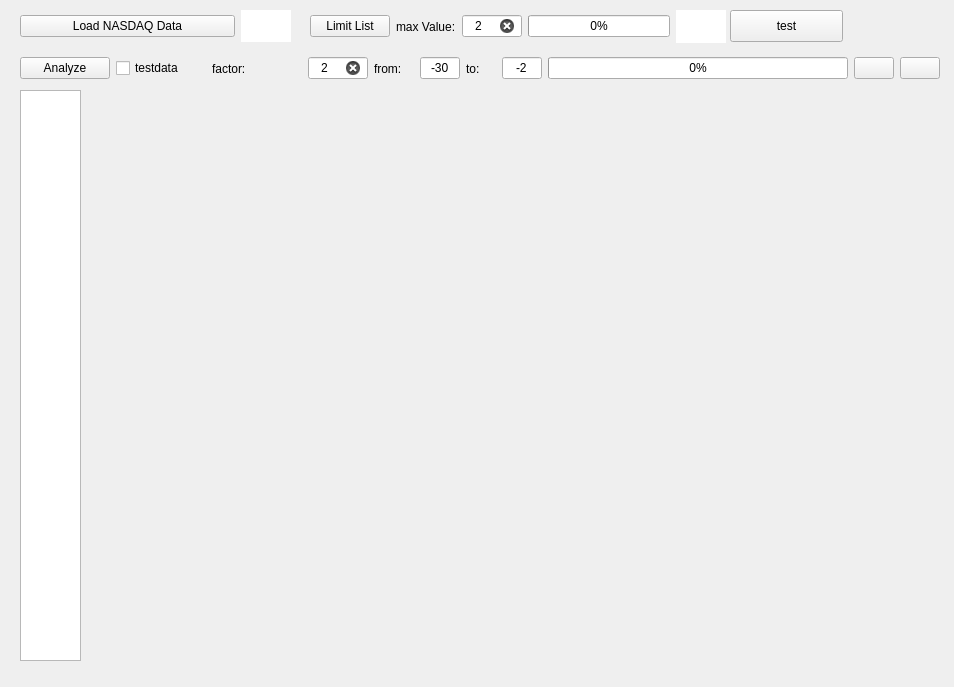
<?xml version="1.0" encoding="UTF-8"?>
<ui version="4.0">
 <class>MainWindow</class>
 <widget class="QMainWindow" name="MainWindow">
  <property name="geometry">
   <rect>
    <x>0</x>
    <y>0</y>
    <width>954</width>
    <height>687</height>
   </rect>
  </property>
  <property name="windowTitle">
   <string>MainWindow</string>
  </property>
  <widget class="QWidget" name="centralwidget">
   <widget class="QWidget" name="layoutWidget">
    <property name="geometry">
     <rect>
      <x>310</x>
      <y>10</y>
      <width>416</width>
      <height>33</height>
     </rect>
    </property>
    <layout class="QHBoxLayout" name="horizontalLayout_3">
     <item>
      <widget class="QPushButton" name="pushButton_2">
       <property name="text">
        <string>Limit List</string>
       </property>
      </widget>
     </item>
     <item>
      <widget class="QLabel" name="label_3">
       <property name="text">
        <string>max Value:</string>
       </property>
      </widget>
     </item>
     <item>
      <widget class="QLineEdit" name="lineEdit">
       <property name="minimumSize">
        <size>
         <width>60</width>
         <height>0</height>
        </size>
       </property>
       <property name="maximumSize">
        <size>
         <width>60</width>
         <height>16777215</height>
        </size>
       </property>
       <property name="text">
        <string>2</string>
       </property>
       <property name="alignment">
        <set>Qt::AlignCenter</set>
       </property>
       <property name="clearButtonEnabled">
        <bool>true</bool>
       </property>
      </widget>
     </item>
     <item>
      <widget class="QProgressBar" name="progressBar_1">
       <property name="value">
        <number>0</number>
       </property>
      </widget>
     </item>
     <item>
      <widget class="QLabel" name="label_2">
       <property name="minimumSize">
        <size>
         <width>50</width>
         <height>0</height>
        </size>
       </property>
       <property name="maximumSize">
        <size>
         <width>50</width>
         <height>16777215</height>
        </size>
       </property>
       <property name="styleSheet">
        <string notr="true">background-color: rgb(255, 255, 255);</string>
       </property>
       <property name="text">
        <string/>
       </property>
      </widget>
     </item>
    </layout>
   </widget>
   <widget class="QTextBrowser" name="textBrowser">
    <property name="geometry">
     <rect>
      <x>20</x>
      <y>90</y>
      <width>61</width>
      <height>571</height>
     </rect>
    </property>
   </widget>
   <widget class="QWidget" name="layoutWidget">
    <property name="geometry">
     <rect>
      <x>20</x>
      <y>10</y>
      <width>271</width>
      <height>32</height>
     </rect>
    </property>
    <layout class="QHBoxLayout" name="horizontalLayout_2">
     <item>
      <widget class="QPushButton" name="pushButton_1">
       <property name="text">
        <string>Load NASDAQ Data</string>
       </property>
      </widget>
     </item>
     <item>
      <widget class="QLabel" name="label_1">
       <property name="minimumSize">
        <size>
         <width>50</width>
         <height>0</height>
        </size>
       </property>
       <property name="maximumSize">
        <size>
         <width>50</width>
         <height>16777215</height>
        </size>
       </property>
       <property name="styleSheet">
        <string notr="true">background-color: rgb(255, 255, 255);</string>
       </property>
       <property name="text">
        <string/>
       </property>
      </widget>
     </item>
    </layout>
   </widget>
   <widget class="QPushButton" name="pushButton">
    <property name="geometry">
     <rect>
      <x>730</x>
      <y>10</y>
      <width>113</width>
      <height>32</height>
     </rect>
    </property>
    <property name="text">
     <string>test</string>
    </property>
   </widget>
   <widget class="QWidget" name="layoutWidget">
    <property name="geometry">
     <rect>
      <x>101</x>
      <y>91</y>
      <width>841</width>
      <height>571</height>
     </rect>
    </property>
    <layout class="QVBoxLayout" name="verticalLayout">
     <item>
      <widget class="QLabel" name="label_5">
       <property name="minimumSize">
        <size>
         <width>0</width>
         <height>25</height>
        </size>
       </property>
       <property name="maximumSize">
        <size>
         <width>16777215</width>
         <height>25</height>
        </size>
       </property>
       <property name="text">
        <string/>
       </property>
      </widget>
     </item>
     <item>
      <layout class="QHBoxLayout" name="horizontalLayout">
       <item>
        <widget class="QWidget" name="widget_1" native="true"/>
       </item>
       <item>
        <widget class="QWidget" name="widget_2" native="true"/>
       </item>
      </layout>
     </item>
    </layout>
   </widget>
   <widget class="QWidget" name="">
    <property name="geometry">
     <rect>
      <x>20</x>
      <y>50</y>
      <width>920</width>
      <height>37</height>
     </rect>
    </property>
    <layout class="QHBoxLayout" name="horizontalLayout_8">
     <item>
      <layout class="QHBoxLayout" name="horizontalLayout_4">
       <item>
        <widget class="QPushButton" name="pushButton_3">
         <property name="text">
          <string>Analyze</string>
         </property>
        </widget>
       </item>
       <item>
        <widget class="QCheckBox" name="checkBox">
         <property name="text">
          <string>testdata</string>
         </property>
        </widget>
       </item>
       <item>
        <widget class="QLabel" name="label">
         <property name="text">
          <string>factor:</string>
         </property>
        </widget>
       </item>
       <item>
        <widget class="QLineEdit" name="lineEdit_2">
         <property name="minimumSize">
          <size>
           <width>60</width>
           <height>0</height>
          </size>
         </property>
         <property name="maximumSize">
          <size>
           <width>60</width>
           <height>16777215</height>
          </size>
         </property>
         <property name="text">
          <string>2</string>
         </property>
         <property name="alignment">
          <set>Qt::AlignCenter</set>
         </property>
         <property name="clearButtonEnabled">
          <bool>true</bool>
         </property>
        </widget>
       </item>
       <item>
        <layout class="QHBoxLayout" name="horizontalLayout_5">
         <item>
          <widget class="QLabel" name="label_4">
           <property name="minimumSize">
            <size>
             <width>40</width>
             <height>0</height>
            </size>
           </property>
           <property name="maximumSize">
            <size>
             <width>40</width>
             <height>16777215</height>
            </size>
           </property>
           <property name="text">
            <string>from:</string>
           </property>
          </widget>
         </item>
         <item>
          <widget class="QLineEdit" name="lineEdit_3">
           <property name="minimumSize">
            <size>
             <width>40</width>
             <height>0</height>
            </size>
           </property>
           <property name="maximumSize">
            <size>
             <width>40</width>
             <height>16777215</height>
            </size>
           </property>
           <property name="text">
            <string>-30</string>
           </property>
           <property name="alignment">
            <set>Qt::AlignCenter</set>
           </property>
          </widget>
         </item>
        </layout>
       </item>
       <item>
        <layout class="QHBoxLayout" name="horizontalLayout_6">
         <item>
          <widget class="QLabel" name="label_6">
           <property name="minimumSize">
            <size>
             <width>30</width>
             <height>0</height>
            </size>
           </property>
           <property name="maximumSize">
            <size>
             <width>30</width>
             <height>16777215</height>
            </size>
           </property>
           <property name="text">
            <string>to:</string>
           </property>
          </widget>
         </item>
         <item>
          <widget class="QLineEdit" name="lineEdit_4">
           <property name="minimumSize">
            <size>
             <width>40</width>
             <height>0</height>
            </size>
           </property>
           <property name="maximumSize">
            <size>
             <width>40</width>
             <height>16777215</height>
            </size>
           </property>
           <property name="text">
            <string>-2</string>
           </property>
           <property name="alignment">
            <set>Qt::AlignCenter</set>
           </property>
          </widget>
         </item>
        </layout>
       </item>
       <item>
        <widget class="QProgressBar" name="progressBar_2">
         <property name="minimumSize">
          <size>
           <width>300</width>
           <height>0</height>
          </size>
         </property>
         <property name="maximumSize">
          <size>
           <width>300</width>
           <height>16777215</height>
          </size>
         </property>
         <property name="value">
          <number>0</number>
         </property>
        </widget>
       </item>
      </layout>
     </item>
     <item>
      <layout class="QHBoxLayout" name="horizontalLayout_7">
       <item>
        <widget class="QPushButton" name="pushButton_4">
         <property name="text">
          <string/>
         </property>
         <property name="icon">
          <iconset>
           <normaloff>left.png</normaloff>left.png</iconset>
         </property>
        </widget>
       </item>
       <item>
        <widget class="QPushButton" name="pushButton_5">
         <property name="text">
          <string/>
         </property>
         <property name="icon">
          <iconset>
           <normaloff>right.png</normaloff>right.png</iconset>
         </property>
        </widget>
       </item>
      </layout>
     </item>
    </layout>
   </widget>
  </widget>
 </widget>
 <resources/>
 <connections/>
</ui>
